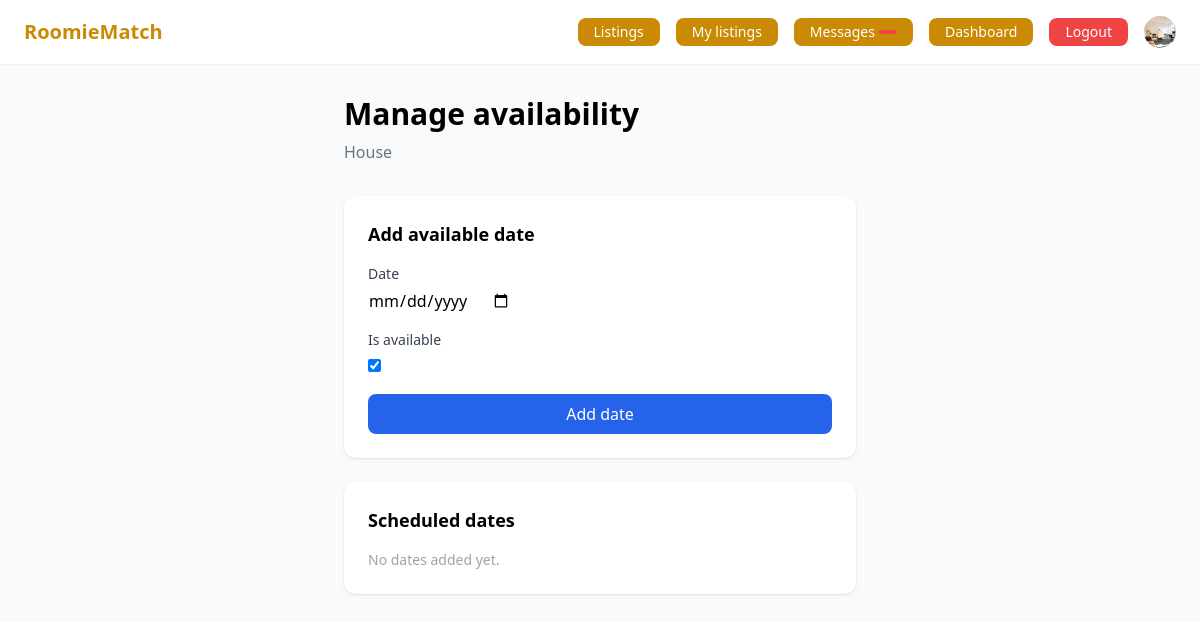
Page /visits/availability/2/ (signed in) on the committed database.
### accounts/models.py (models this page shows, shortened)
class User(AbstractUser):
    class Role(models.TextChoices):
        SEEKER = 'seeker', 'Seeker'    # looking for a room
        OWNER  = 'owner',  'Owner'     # offering a room
    role   = models.CharField(max_length=20, choices=Role.choices, default=Role.SEEKER)
    avatar = models.ImageField(upload_to='avatars/', null=True, blank=True)
    phone  = models.CharField(max_length=20, blank=True)
    bio    = models.TextField(blank=True)
    city   = models.CharField(max_length=100, blank=True)
    def is_seeker(self):
        return self.role == self.Role.SEEKER
    def is_owner(self):
        return self.role == self.Role.OWNER

### listings/models.py (models this page shows, shortened)
class Listing(models.Model):
    class Status(models.TextChoices):
        ACTIVE   = 'active',   'Active'
        INACTIVE = 'inactive', 'Inactive'
        RENTED   = 'rented',   'Rented'
    class RoomType(models.TextChoices):
        PRIVATE = 'private', 'Private room'
        SHARED  = 'shared',  'Shared room'
        STUDIO  = 'studio',  'Studio'
    owner       = models.ForeignKey(User, on_delete=models.CASCADE, related_name='listings')
    title       = models.CharField(max_length=200)
    description = models.TextField()
    city        = models.CharField(max_length=100)
    address     = models.CharField(max_length=255, blank=True)
    price       = models.PositiveIntegerField(help_text='Monthly rent in €')
    size        = models.PositiveIntegerField(help_text='Room size in m²')
    room_type   = models.CharField(max_length=20, choices=RoomType.choices, default=RoomType.PRIVATE)
    status      = models.CharField(max_length=20, choices=Status.choices, default=Status.ACTIVE)
    pets_allowed   = models.BooleanField(default=False)
    smoking_allowed = models.BooleanField(default=False)
    students_allowed = models.BooleanField(default=True)
    preferred_schedule = models.CharField(
        max_length=20,
        choices=[('early', 'Early bird'), ('night', 'Night owl'), ('normal', 'Standard')],
        default='normal'
    )
    preferred_noise = models.CharField(
        max_length=20,
        choices=[('quiet', 'Quiet'), ('medium', 'Moderate'), ('loud', 'Lively')],
        default='medium'
    )
    available_from = models.DateField()
    created_at     = models.DateTimeField(auto_now_add=True)
    updated_at     = models.DateTimeField(auto_now=True)
    class Meta:
        ordering = ['-created_at']

### visits/views.py (the view)
# urls.py: path('availability/<int:listing_pk>/',      views.manage_availability,  name='availability'),
@login_required
def manage_availability(request, listing_pk):
    listing = get_object_or_404(Listing, pk=listing_pk, owner=request.user)
    if request.method == 'POST':
        form = AvailabilityForm(request.POST)
        if form.is_valid():
            avail         = form.save(commit=False)
            avail.owner   = request.user
            avail.listing = listing
            avail.save()
            messages.success(request, 'Availability updated.')
            return redirect('visits:availability', listing_pk=listing_pk)
    else:
        form = AvailabilityForm()
    availabilities = Availability.objects.filter(listing=listing)
    return render(request, 'visits/availability.html', {
        'form'          : form,
        'listing'       : listing,
        'availabilities': availabilities,
    })

### visits/forms.py
class AvailabilityForm(forms.ModelForm):
    class Meta:
        model   = Availability
        fields  = ['date', 'is_available']
        widgets = {
            'date': forms.DateInput(attrs={'type': 'date'}),
        }

### templates/visits/availability.html (shortened to what this page needs)
{% extends 'base.html' %}
{% block content %}
<div class="max-w-lg mx-auto">
  <h1 class="text-3xl font-bold mb-2">Manage availability</h1>
  <p class="text-gray-500 mb-8">{{ listing.title }}</p>
  <div class="bg-white rounded-xl shadow p-6 mb-6">
    <h2 class="font-semibold text-lg mb-4">Add available date</h2>
    <form method="POST" class="space-y-4">
      {% for field in form %}
        <div>
          <label class="block text-sm font-medium text-gray-700 mb-1">{{ field.label }}</label>
          {{ field }}
        </div>
      {% endfor %}
      <button type="submit" class="w-full bg-blue-600 text-white py-2 rounded-lg hover:bg-blue-700">
        Add date
      </button>
    </form>
  </div>
  <div class="bg-white rounded-xl shadow p-6">
    <h2 class="font-semibold text-lg mb-4">Scheduled dates</h2>
    <div class="space-y-2">
      {% for avail in availabilities %}
        <div class="flex justify-between items-center py-2 border-b last:border-0">
          <span class="text-sm">{{ avail.date }}</span>
          <span class="px-2 py-0.5 rounded text-xs
            {% if avail.is_available %}bg-green-100 text-green-700{% else %}bg-red-100 text-red-700{% endif %}">
            {% if avail.is_available %}Available{% else %}Unavailable{% endif %}
          </span>
        </div>
      {% empty %}
        <p class="text-gray-400 text-sm">No dates added yet.</p>
      {% endfor %}
    </div>
  </div>
</div>
{% endblock %}

### templates/base.html (shortened to what this page needs)
<!DOCTYPE html>
<html lang="en">
<head>
  <script src="https://cdn.tailwindcss.com"></script>
</head>
<body class="bg-gray-50 min-h-screen">
  <nav class="bg-white shadow-sm px-6 py-4 flex items-center justify-between">
    <a href="/" class="text-xl font-bold text-yellow-600">RoomieMatch</a>
    <div class="flex items-center gap-4 text-sm">
      <a href="{% url 'listings:list' %}" class="bg-yellow-600 text-white px-4 py-1 rounded-lg">
        Listings
      </a>
      {% if user.is_authenticated %}
        {% if user.is_owner %}
          <a href="{% url 'listings:my_listings' %}" class="bg-yellow-600 text-white px-4 py-1 rounded-lg">
            My listings
          </a>
        {% endif %}
        <a href="{% url 'messaging:inbox' %}" class="relative bg-yellow-600 text-white px-4 py-1 rounded-lg flex items-center gap-1">
           Messages
          <span id="unread-count"
                hx-get="{% url 'messaging:unread_count' %}"
                hx-trigger="load, every 30s"
                hx-swap="innerHTML"
                class="bg-red-500 text-white text-xs rounded-full px-1.5 py-0.5 min-w-[18px] text-center">
          </span>
        </a>
        <a href="{% url 'dashboard' %}" class="bg-yellow-600 text-white px-4 py-1 rounded-lg">
          Dashboard
        </a>
        <a href="{% url 'logout' %}" class="bg-red-500 text-white px-4 py-1 rounded-lg hover:bg-red-600">
          Logout
        </a>
        <a href="{% url 'profile' %}" class="flex items-center gap-2 hover:opacity-80">
          {% if user.avatar %}
            <img src="{{ user.avatar.url }}" class="w-8 h-8 rounded-full object-cover" />
          {% else %}
            <div class="w-8 h-8 rounded-full bg-blue-100 flex items-center justify-center text-sm font-bold text-blue-600">
              {{ user.username|first|upper }}
            </div>
          {% endif %}
        </a>
      {% else %}
        <a href="{% url 'login' %}"    class="bg-yellow-600 text-white px-4 py-1 rounded-lg hover:text-blue-600">Login</a>
        <a href="{% url 'register' %}" class="bg-blue-600 text-white px-4 py-1 rounded-lg hover:bg-blue-700">
          Sign Up
        </a>
      {% endif %}
    </div>
  </nav>
  <main class="max-w-6xl mx-auto px-4 py-8">
    {% block content %}{% endblock %}
  </main>
</body>
</html>

### rows in the picture
User: avatar (picture)
Listing: title "House"

### other values in the picture
{{ field.label }} "Date" "Is available"
